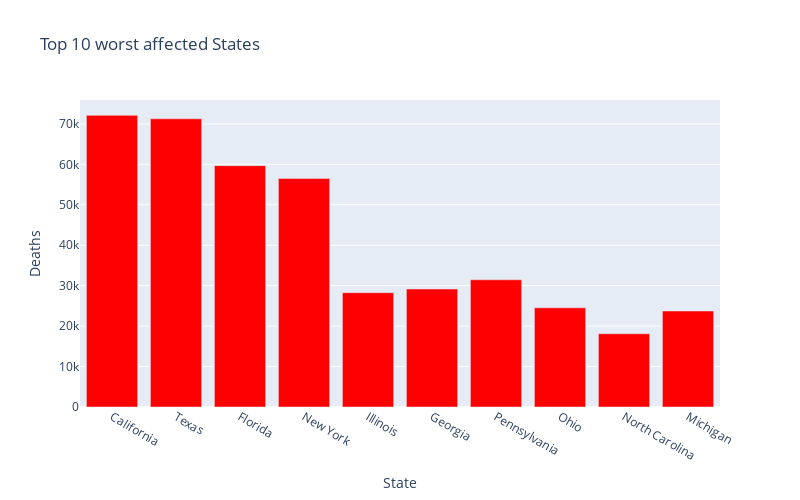

Source (notebook cell):
### Markdown cell above
## *10 Worst Hit States - Death Cases*

### Code cell
px.bar(
    sorted_combined_df.head(10),
    x = "State",
    y = "Deaths",
    title= "Top 10 worst affected States", # the axis names
    color_discrete_sequence=["red"], 
    height=500,
    width=800
)

### Figure 1 — Plotly figure (JSON) as saved in the notebook; plotly's stock layout.template omitted (floating-point values rounded to 4 significant figures)
{"data": [{"alignmentgroup": "True", "hovertemplate": "State=%{x}<br>Deaths=%{y}<extra></extra>", "legendgroup": "", "marker": {"color": "red", "pattern": {"shape": ""}}, "name": "", "offsetgroup": "", "orientation": "v", "showlegend": false, "textposition": "auto", "type": "bar", "x": ["California", "Texas", "Florida", "New York", "Illinois", "Georgia", "Pennsylvania", "Ohio", "North Carolina", "Michigan"], "xaxis": "x", "y": [72111, 71262, 59670, 56510, 28267, 29174, 31455, 24527, 18104, 23730], "yaxis": "y"}], "layout": {"barmode": "relative", "height": 500, "legend": {"tracegroupgap": 0}, "title": {"text": "Top 10 worst affected States"}, "width": 800, "xaxis": {"anchor": "y", "domain": [0, 1], "title": {"text": "State"}}, "yaxis": {"anchor": "x", "domain": [0, 1], "title": {"text": "Deaths"}}}}
